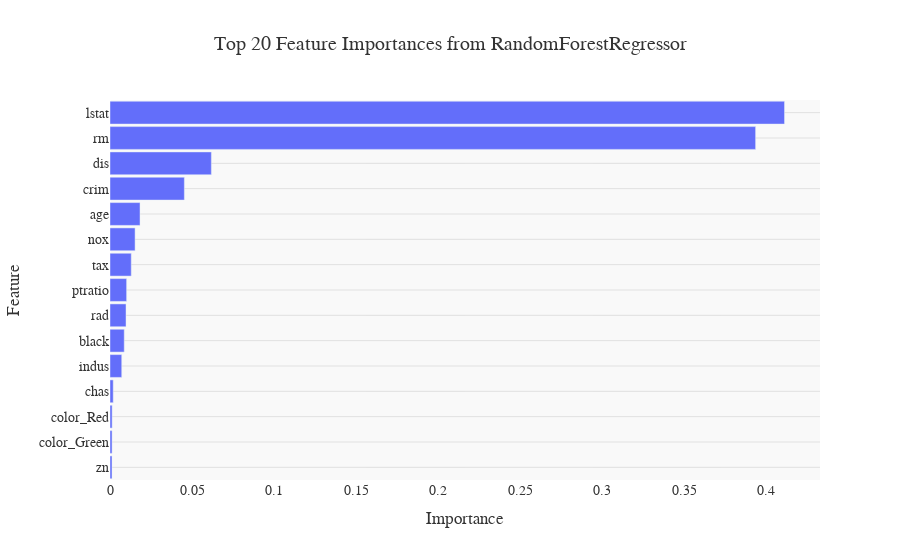

Notebook cell for this chart:
### Markdown cell above
##### Feature Selection

### Code cell
# Step 1: Fit a RandomForestRegressor to get feature importances
rf = RandomForestRegressor(n_estimators=100, random_state=42)
rf.fit(X_train, y_train)

# Step 2: Visualize feature importances
importances = rf.feature_importances_

# Create a DataFrame to store feature importances
feature_importance_df = pd.DataFrame({
    'Feature': X_train.columns,
    'Importance': importances
})

# Sort the DataFrame by importance
feature_importance_df = feature_importance_df.sort_values(by='Importance', ascending=False)

# Visualize the top 20 features
fig = px.bar(
    feature_importance_df.head(20),  # Display the top 20 features
    x="Importance", 
    y="Feature", 
    orientation='h',
    title="Top 20 Feature Importances from RandomForestRegressor",
    color_discrete_sequence=["#636EFA"]
)
fig.update_layout(
    title_font_size=20,
    title_x=0.5,
    xaxis_title="Importance",
    yaxis_title="Feature",
    bargap=0.1,
    plot_bgcolor="#f9f9f9",
    paper_bgcolor="#ffffff",
    font=dict(
        family="Arial, sans-serif",
        size=14,
        color="#333333"
    ),
    xaxis=dict(showgrid=False),
    yaxis=dict(showgrid=True, gridcolor="rgba(200, 200, 200, 0.5)")
)
fig.update_yaxes(autorange="reversed")
fig.show()

### Figure 1 — Plotly figure (JSON) as saved in the notebook; plotly's stock layout.template omitted (floating-point values rounded to 4 significant figures)
{"data": [{"alignmentgroup": "True", "hovertemplate": "Importance=%{x}<br>Feature=%{y}<extra></extra>", "legendgroup": "", "marker": {"color": "#636EFA", "pattern": {"shape": ""}}, "name": "", "offsetgroup": "", "orientation": "h", "showlegend": false, "textposition": "auto", "type": "bar", "x": [0.4113, 0.3936, 0.06179, 0.04532, 0.01831, 0.01528, 0.01294, 0.01013, 0.009777, 0.008669, 0.007154, 0.00195, 0.001292, 0.001258, 0.001231], "xaxis": "x", "y": ["lstat", "rm", "dis", "crim", "age", "nox", "tax", "ptratio", "rad", "black", "indus", "chas", "color_Red", "color_Green", "zn"], "yaxis": "y"}], "layout": {"bargap": 0.1, "barmode": "relative", "font": {"color": "#333333", "family": "Arial, sans-serif", "size": 14}, "legend": {"tracegroupgap": 0}, "paper_bgcolor": "#ffffff", "plot_bgcolor": "#f9f9f9", "title": {"font": {"size": 20}, "text": "Top 20 Feature Importances from RandomForestRegressor", "x": 0.5}, "xaxis": {"anchor": "y", "domain": [0, 1], "showgrid": false, "title": {"text": "Importance"}}, "yaxis": {"anchor": "x", "autorange": "reversed", "domain": [0, 1], "gridcolor": "rgba(200, 200, 200, 0.5)", "showgrid": true, "title": {"text": "Feature"}}}}
